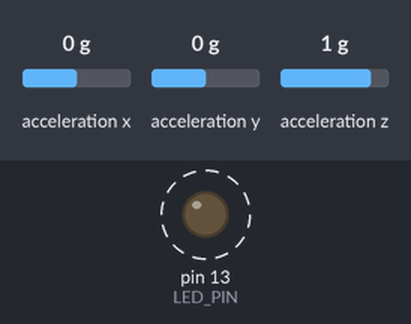
A sketch run on a simulated Arduino Uno, built with avr-gcc and run on an emulated ATmega328P. On the bench: output pins drawn as LEDs (lit = HIGH). Dashed ring = blinking. The inputs (shaded band) are chosen by the test bench; at power-on: acceleration x 0 g, acceleration y 0 g, acceleration z 1 g. What the sketch prints to the serial monitor is not drawn.

Above: at 1.5 s.
Timing chart, 0 to 5.6 s (numbered marks = the images above):
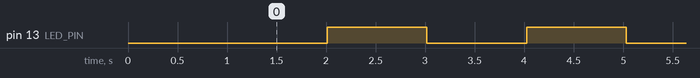

Measured:
- by itself, pin 13 (LED_PIN): alternates HIGH for 1.0 s and LOW for 1.0 s

The sketch:

nanoAdxl345.ino
```cpp
// Arduino Wire library is required if I2Cdev I2CDEV_ARDUINO_WIRE implementation
// is used in I2Cdev.h
#include "Wire.h"
#include "I2Cdev.h"
#include "ADXL345.h"

// class default I2C address is 0x53
// specific I2C addresses may be passed as a parameter here
// ALT low = 0x53 (default for SparkFun 6DOF board)
// ALT high = 0x1D
ADXL345 accel;

int16_t ax, ay, az;
float 	xg, yg, zg;

long i;

uint8_t rate, range;

char buffer[4];
int received;
int timer;

#define LED_PIN 13 // (Arduino is 13, Teensy is 6)
bool blinkState = false;
bool on         = false;
bool off        = true;


void setup() {

    pinMode(LED_PIN, OUTPUT);

    Wire.begin();

    Serial.begin(57600);

    Serial.println("Initializing I2C devices...");
    accel.initialize();
    do {
        Serial.println("Testing device connections...");
    } while (accel.testConnection() == 0);
    Serial.println("ADXL345 connection successful");

    accel.setRate(0xF);
    accel.setRange(0x3);
    delay(1000);

    i = 0;
}

void Meas() {

    accel.getAcceleration(&ax, &ay, &az);

    xg = (float)ax / 32;
    yg = (float)ay / 32;
    zg = (float)az / 32;

	 	Serial.print(i++);
    Serial.print("\t");
   	delay(1);

    Serial.print(xg);
    Serial.print("\t");
  	delay(1);

    Serial.print(yg);
    Serial.print("\t");
  	delay(1);

    Serial.print(zg);
    Serial.println("\t");
   	delay(1);

    delay(1000);
}


void loop() {

    Meas();
    blinkState = !blinkState;
    digitalWrite(LED_PIN, blinkState);

}
```
